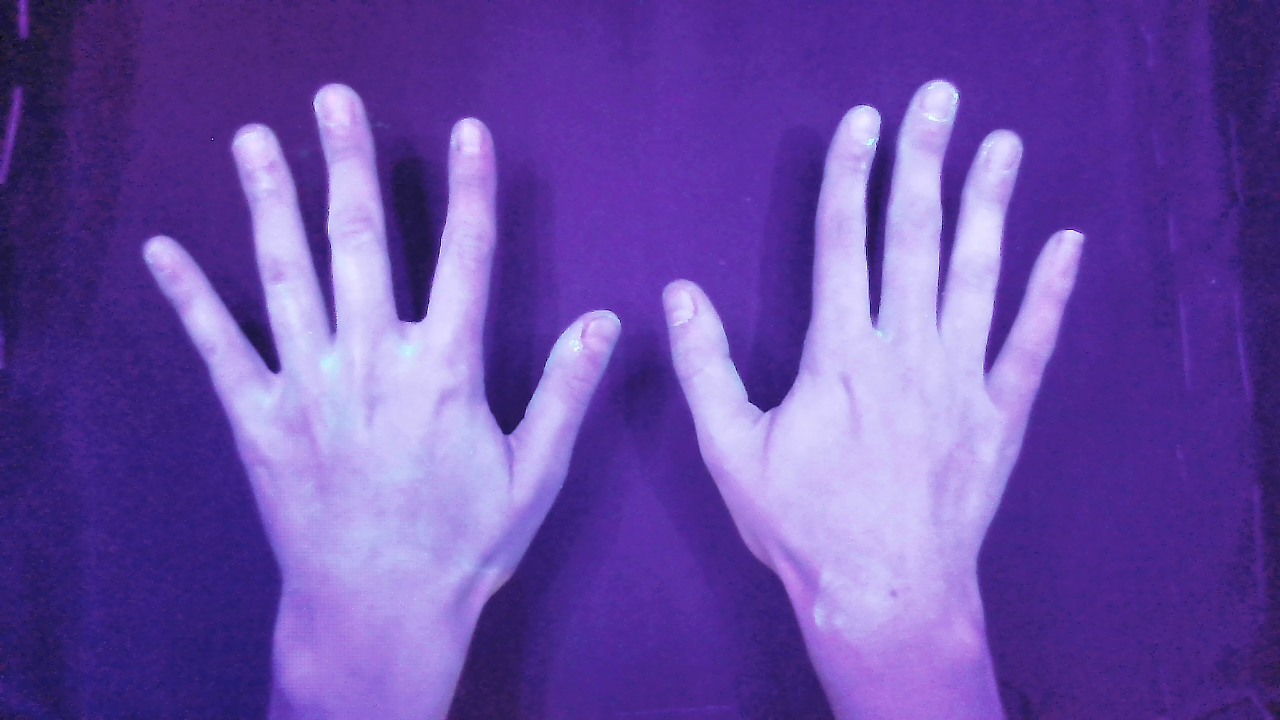
#> input picture Processing/Bank/Imgs/hand_test_102.png, 1280 x 720 px, given in place of hand_test_76.png, which was not available
$ python espacios_color.py
#> lines starting #> are read from the running program, lines starting #| are printed output that depends on the picture; after the words box and inside, x2 and y2 are one past the last pixel; in counts of white or black regions, pixels touching at a corner belong together; pictures that were not available may be replaced by others from this repository, and a replacement may not be noted
import cv2 as cv
import matplotlib.pyplot as plt
import numpy as np

i = 76 # con gel
j = i - 2 # sin gel

def path(i):
    return f'Processing/Bank/Imgs/hand_test_{i}.png'

def createImg(path, i, hide=False):
#> called with path = 'Processing/Bank/Imgs/hand_test_76.png', i = 76, hide = False
    img = cv.imread(path)
#> img is the input picture: shape (720, 1280, 3); mean B, G, R 167.1, 76.7, 105.8
    w = int(1280/3)
    h = int(720/3)
    resized = cv.resize(img, (w,h))
    if not hide: cv.imshow(f'Original {i}', resized)
    return resized

imgGel = createImg(path(i), i)
imgNoGel = createImg(path(j), j)
#> call 2 of createImg, with path = 'Processing/Bank/Imgs/hand_test_74.png', i = 74, hide = False
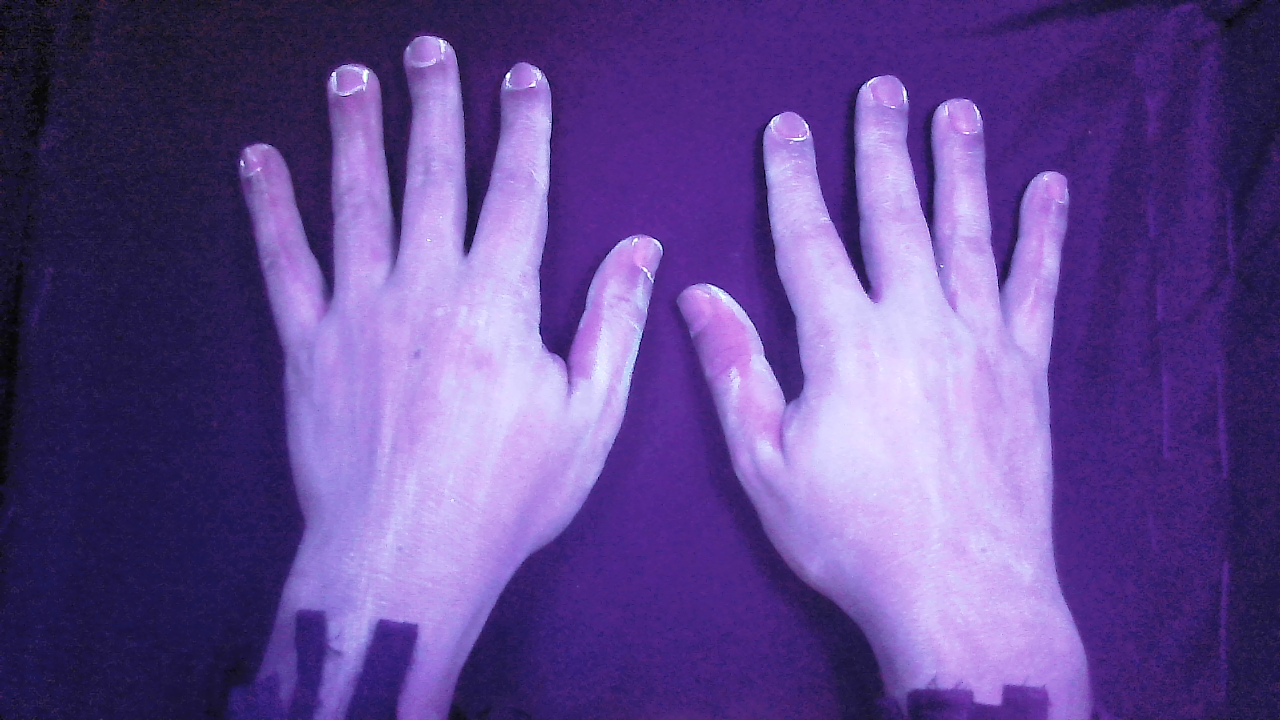
#> input picture Processing/Bank/Imgs/hand_test_17.png, 1280 x 720 px, given in place of hand_test_74.png, which was not available
#> in createImg, img is the input picture: shape (720, 1280, 3); mean B, G, R 144.5, 73.5, 97.7
hsv = createImg(path(i), i, 1)
lab = createImg(path(i), i, 1)
bgr = createImg(path(i), i, 1)

def show_channels(imgs, titles, j):
    for i in range(len(imgs)):
        cv.imshow(titles[i], imgs[i])
        pass

### Máscara ###

def threshold(i, mval, img, channel_name, method=cv.THRESH_BINARY):
    _, thresh = cv.threshold(img, mval, 255, method)
    cv.imshow(f'Mascara {channel_name} {i} | {mval}', thresh)
    return thresh

gray = cv.cvtColor(imgGel, cv.COLOR_BGR2GRAY)
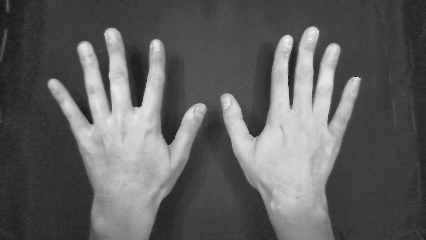
#> gray: shape (240, 426); min 15, max 251, mean 95.7
hand_mask = threshold(i, 105, gray, 'gris')
#> in threshold, `_, thresh = cv.threshold(img, mval, 255, method)`:
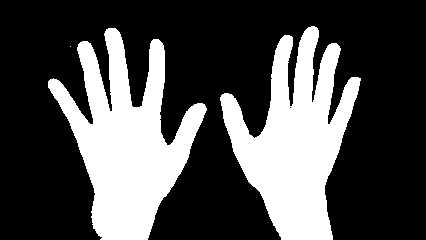
#> thresh: shape (240, 426); 30.3% white; 3 white regions (1 under 20 px), largest, box (x1, y1, x2, y2) and area: (48, 28, 207, 240) 15803, (220, 26, 361, 240) 15199

### BGR, HSV & LAB ###

def split_channels(img, cvt, titles, i):
#> called with cvt = 40, i = 76
    img = cv.cvtColor(img, cvt)
#> img: shape (240, 426, 3); mean H, S, V 129.2, 151.9, 167.1
    img = cv.bitwise_and(img, img, mask=hand_mask)
#> img: shape (240, 426, 3); mean H, S, V 38.8, 23.9, 71.9
    x, y, z = cv.split(img)
    show_channels([x,y,z], titles, i)
#> the loop in show_channels, `for i in range(len(imgs)):` made 3 passes
    return img, x, y, z

channel_names = ['hue', 'saturation', 'value', 'lightness', 'a', 'b', 'azul', 'verde', 'rojo']
hsv, h, s, v = split_channels(hsv, cv.COLOR_BGR2HSV, [channel_names[i] for i in range(0, 3)], i)
lab, l, a, b = split_channels(lab, cv.COLOR_BGR2LAB, [channel_names[i] for i in range(3, 6)], i)
#> in split_channels (call 2), `img = cv.cvtColor(img, cvt)`: img: shape (240, 426, 3); mean of channels 0, 1, 2 100.7, 161.7, 83.5
#> in split_channels (call 2), `img = cv.bitwise_and(img, img, mask=hand_mask)`: img: shape (240, 426, 3); mean of channels 0, 1, 2 55.7, 45.6, 28.7
#> the loop in show_channels (call 2), `for i in range(len(imgs)):` made 3 passes
bgr, bl, g, r = split_channels(bgr, cv.COLOR_BGR2LAB, [channel_names[i] for i in range(6, 9)], i)
channel_imgs = [h, s, v, l, a, b, bl, g, r]

### Histograma ###

def histogram(i, img, channel_name):
    hist = cv.calcHist([img], [0], None, [256], [0,256])
    plt.figure()
    plt.title(f'Histograma {channel_name} imagen {i}')
    plt.xlabel('Intensidad de pixel (0 - 255)')
    plt.ylabel('Número de pixeles')
    plt.grid()
    plt.plot(hist)
    plt.xlim([0,256])

for j in range(len(channel_imgs)):
    histogram(i, channel_imgs[j], channel_names[j])
#> this loop made 9 passes

def contour(mask, img, color, i, channel_name):
    contours, _ = cv.findContours(mask, cv.RETR_TREE, cv.CHAIN_APPROX_SIMPLE)
    cv.drawContours(img, contours, -1, color, 1)
    cv.imshow(f'contorno {channel_name} {i}', img)

lowerHSV = np.array([100, 5, 150], dtype="uint8") # 100, 5, 150
upperHSV = np.array([150, 100, 255], dtype="uint8") # 150, 100, 255
lowerLAB = np.array([160, 125, 90], dtype="uint8") # 100, 125, 60
upperLAB = np.array([250, 165, 130], dtype="uint8") # 250, 180, 130

hsv_mask = cv.inRange(hsv, lowerHSV, upperHSV)
#> hsv_mask: shape (240, 426); 23.2% white; 12 white regions (9 under 20 px), largest, box (x1, y1, x2, y2) and area: (221, 27, 361, 216) 12033, (48, 28, 206, 224) 11627, (312, 204, 324, 215) 58
lab_mask = cv.inRange(lab, lowerLAB, upperLAB)
#> lab_mask: shape (240, 426); 21.6% white; 5 white regions (2 under 20 px), largest, box (x1, y1, x2, y2) and area: (222, 27, 360, 215) 11492, (49, 28, 206, 220) 10540, (318, 206, 323, 214) 25
green_mask = threshold(i, 160, g, 'green', cv.THRESH_BINARY_INV)
#> call 2 of threshold, with i = 76, mval = 160, channel_name = 'green', method = 1
#> in threshold (call 2), `_, thresh = cv.threshold(img, mval, 255, method)`:
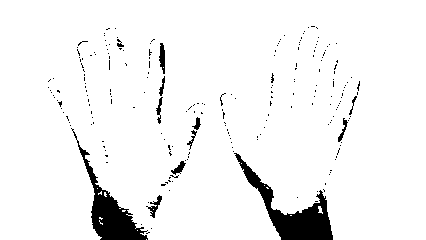
#> thresh: shape (240, 426); 94.6% white; 219 black regions (207 under 20 px), largest, box (x1, y1, x2, y2) and area: (234, 153, 333, 240) 2324, (71, 128, 148, 240) 1941, (159, 43, 165, 74) 129
green_mask = cv.bitwise_and(green_mask, green_mask, mask=hand_mask)
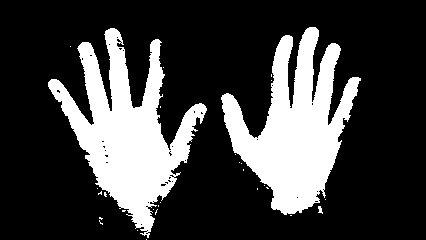
#> green_mask: shape (240, 426); 25% white; 29 white regions (26 under 20 px)

imgGel2 = createImg(path(i), i)
imgGel3 = createImg(path(i), i)
contour(hsv_mask, imgGel, (0, 255, 255), i, 'hsv')
#> in contour, `contours, _ = cv.findContours(mask, cv.RETR_TREE, cv.CHAIN_APPROX_SIMP..`: contours = 33 contours, 30 with area under 20; largest, box (x1, y1, x2, y2) and area: (221, 27, 361, 216) 11571, (48, 28, 206, 224) 11156, (312, 204, 324, 215) 43
contour(lab_mask, imgGel2, (255, 0, 255), i, 'lab')
#> call 2 of contour, with color = (255, 0, 255), i = 76, channel_name = 'lab'
#> in contour (call 2), `contours, _ = cv.findContours(mask, cv.RETR_TREE, cv.CHAIN_APPROX_SIMP..`: contours = 25 contours, 19 with area under 20; largest, box (x1, y1, x2, y2) and area: (222, 27, 360, 215) 11033, (49, 28, 206, 220) 10279, (95, 137, 113, 168) 176, (148, 171, 157, 182) 51, (144, 181, 152, 188) 28, (106, 118, 113, 124) 22
#> in contour (call 2), `cv.drawContours(img, contours, -1, color, 1)`:
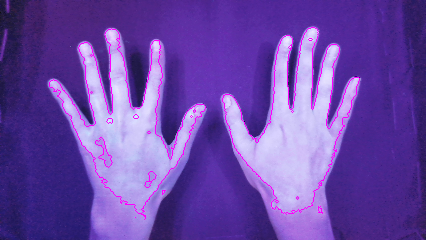
#> img: shape (240, 426, 3); mean B, G, R 167.5, 73.2, 107.3
contour(green_mask, imgGel3, (0, 255, 0), i, 'verde')
#> in contour (call 3), `contours, _ = cv.findContours(mask, cv.RETR_TREE, cv.CHAIN_APPROX_SIMP..`: contours = 68 contours, 66 with area under 20; largest, box (x1, y1, x2, y2) and area: (48, 28, 207, 238) 12432, (221, 27, 361, 215) 12014

plt.show()
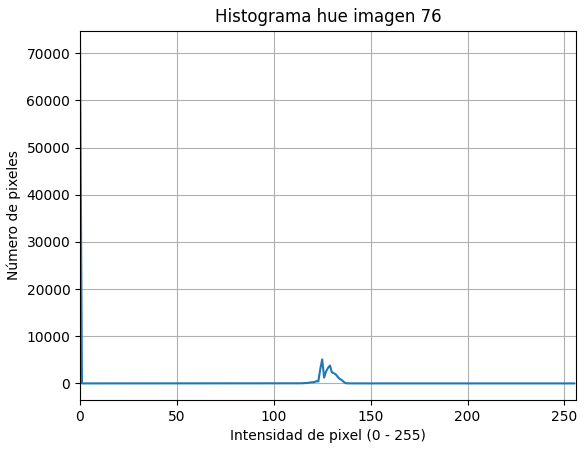
#> figure drawn by matplotlib, 1 panel; curve peaks at x = 0, y = 71237
#> figure, not shown here; curve peaks at x = 0, y = 71237
#> figure, not shown here; curve peaks at x = 0, y = 71237
#> figure, not shown here; curve peaks at x = 0, y = 71237
#> figure, not shown here; curve peaks at x = 0, y = 71237
#> figure, not shown here; curve peaks at x = 0, y = 71237
#> figure, not shown here; curve peaks at x = 0, y = 71237
#> figure, not shown here; curve peaks at x = 0, y = 71237
#> figure, not shown here; curve peaks at x = 0, y = 71237

cv.waitKey()
